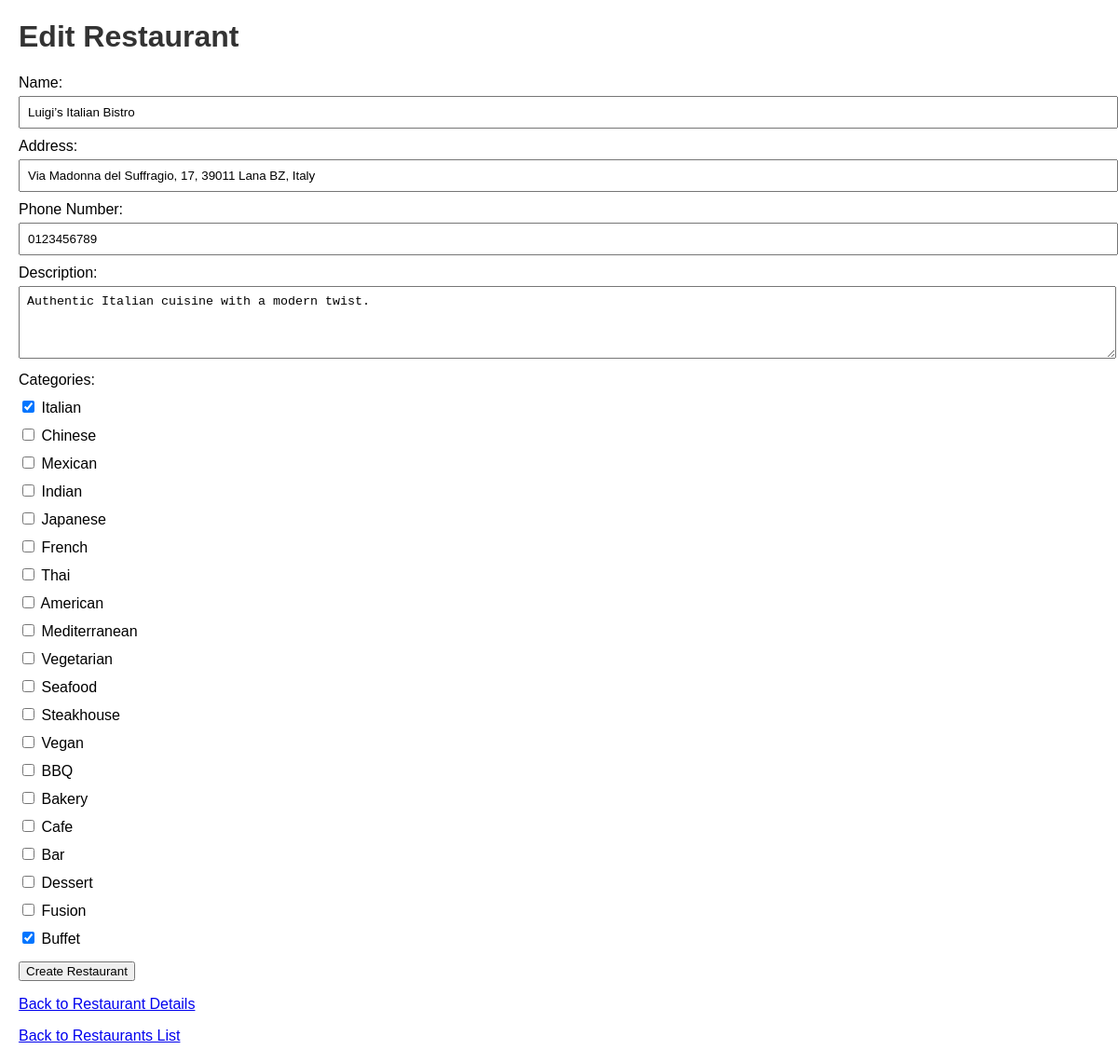
/restaurants/1/edit, run on the app's committed database.
### app/models.py (models this page shows, shortened)
class Restaurant(db.Model):
    __tablename__ = 'restaurants'
    id = db.Column(db.Integer, primary_key=True)
    name = db.Column(db.String(100), nullable=False)
    address = db.Column(db.String(200), nullable=False)
    phone_number = db.Column(db.String(20), nullable=False)
    description = db.Column(db.Text, nullable=False)
    manager_id = db.Column(db.Integer, db.ForeignKey('users.id'), nullable=False, unique=True)
    latitude = db.Column(db.Float, nullable=True) # Nullable for now
    longitude = db.Column(db.Float, nullable=True) # Nullable for now
    categories = db.relationship(
        'Category',
        secondary=restaurant_categories,
        back_populates='restaurants'
    )
    reservations = db.relationship('Reservation', back_populates='restaurant', cascade='all, delete-orphan')
    manager = db.relationship('User', back_populates='restaurant', uselist=False)

class Category(db.Model):
    __tablename__ = 'categories'
    id = db.Column(db.Integer, primary_key=True)
    name = db.Column(db.String(50), nullable=False, unique=True)
    restaurants = db.relationship(
        'Restaurant',
        secondary=restaurant_categories,
        back_populates='categories'
    )

### app/main/routes.py (the view)
@bp.route('/restaurants/<int:restaurant_id>/edit', methods=['GET', 'POST'])
def edit_restaurant(restaurant_id):
    restaurant = Restaurant.query.get_or_404(restaurant_id)
    form = RestaurantForm(obj=restaurant)  # Populate form with restaurant data
    form.categories.choices = [(category.id, category.name) for category in Category.query.all()]
    if form.validate_on_submit():
        restaurant.name = form.name.data
        restaurant.address = form.address.data
        restaurant.phone_number = form.phone_number.data
        restaurant.description = form.description.data
        selected_categories = Category.query.filter(Category.id.in_(form.categories.data)).all()
        restaurant.categories = selected_categories
        db.session.commit()
        flash('Restaurant updated successfully!', 'success')
        return redirect(url_for('main.get_restaurant_detail', restaurant_id=restaurant.id))
    else:
        if request.method == 'POST':
            flash('Please correct the errors in the form.', 'error')
    form.categories.data = [category.id for category in restaurant.categories]
    return render_template('edit_restaurant.html', form=form, restaurant=restaurant)

### app/templates/edit_restaurant.html (shortened to what this page needs)
<!DOCTYPE html>
<html lang="en">
<head>
</head>
<body>
    <h1>Edit Restaurant</h1>
    <form method="POST" action="{{ url_for('main.edit_restaurant', restaurant_id=restaurant.id) }}">
        <label for="name">Name:</label>
        {{ form.name(size=32) }}
        <label for="address">Address:</label>
        {{ form.address(size=64) }}
        <label for="phone_number">Phone Number:</label>
        {{ form.phone_number(size=20) }}
        <label for="description">Description:</label>
        {{ form.description(rows=4) }}
        <div class="categories">
            <label>Categories:</label>
            {% for value, label in form.categories.choices %}
                <div>
                    <label>
                        <input type="checkbox" name="{{ form.categories.name }}" value="{{ value }}"
                            {% if value in form.categories.data %}checked{% endif %}>
                        {{ label }}
                    </label>
                </div>
            {% endfor %}
        </div>
        <div class="submit-button">
            {{ form.submit() }}
        </div>
    </form>
    <p><a href="{{ url_for('main.get_restaurant_detail', restaurant_id=restaurant.id) }}">Back to Restaurant Details</a></p>
    <p><a href="{{ url_for('main.list_restaurants') }}">Back to Restaurants List</a></p>
</body>
</html>

### app/templates/edit_restaurant.html (style rules this page uses)
body { font-family: Arial, sans-serif; margin: 20px; }
h1 { color: #333; }
form { margin-top: 20px; }
label { display: block; margin-top: 10px; }
input[type="text"], textarea { width: 100%; padding: 8px; margin-top: 5px; }
.categories { margin-top: 10px; }
.categories div { margin-bottom: 5px; }
.submit-button { margin-top: 15px; }

### data on the page
Restaurant: name "Luigi’s Italian Bistro", address "Via Madonna del Suffragio, 17, 39011 Lana BZ, Italy", phone_number "0123456789", description "Authentic Italian cuisine with a modern twist."
Category: categories "☑", name "Italian"
Category: name "Chinese"
Category: name "Mexican"
Category: name "Indian"
Category: name "Japanese"
Category: name "French"
Category: name "Thai"
Category: name "American"
Category: name "Mediterranean"
Category: name "Vegetarian"
Category: name "Seafood"
Category: name "Steakhouse"
Category: name "Vegan"
Category: name "BBQ"
Category: name "Bakery"
Category: name "Cafe"
Category: name "Bar"
Category: name "Dessert"
Category: name "Fusion"
Category: categories "☑", name "Buffet"
